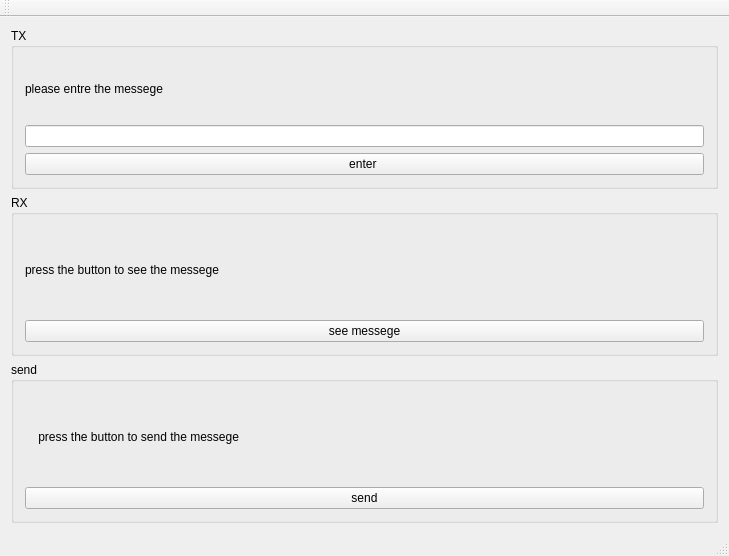
<?xml version="1.0" encoding="UTF-8"?>
<ui version="4.0">
 <class>MainWindow</class>
 <widget class="QMainWindow" name="MainWindow">
  <property name="geometry">
   <rect>
    <x>0</x>
    <y>0</y>
    <width>729</width>
    <height>556</height>
   </rect>
  </property>
  <property name="windowTitle">
   <string>MainWindow</string>
  </property>
  <widget class="QWidget" name="centralWidget">
   <layout class="QVBoxLayout" name="verticalLayout_4">
    <item>
     <widget class="QGroupBox" name="groupBox">
      <property name="title">
       <string>TX </string>
      </property>
      <layout class="QVBoxLayout" name="verticalLayout">
       <item>
        <widget class="QLabel" name="label_2">
         <property name="text">
          <string>please entre the messege</string>
         </property>
        </widget>
       </item>
       <item>
        <widget class="QLineEdit" name="lineEdit_string"/>
       </item>
       <item>
        <widget class="QPushButton" name="pushButton">
         <property name="text">
          <string>enter </string>
         </property>
        </widget>
       </item>
      </layout>
     </widget>
    </item>
    <item>
     <widget class="QGroupBox" name="groupBox_3">
      <property name="title">
       <string>RX</string>
      </property>
      <layout class="QVBoxLayout" name="verticalLayout_3">
       <item>
        <widget class="QLabel" name="label_4">
         <property name="text">
          <string>press the button to see the messege</string>
         </property>
        </widget>
       </item>
       <item>
        <widget class="QPushButton" name="pushButton_2_display">
         <property name="text">
          <string>see messege</string>
         </property>
        </widget>
       </item>
      </layout>
     </widget>
    </item>
    <item>
     <widget class="QGroupBox" name="groupBox_2">
      <property name="title">
       <string>send</string>
      </property>
      <layout class="QVBoxLayout" name="verticalLayout_2">
       <item>
        <widget class="QLabel" name="label_3">
         <property name="text">
          <string>    press the button to send the messege</string>
         </property>
        </widget>
       </item>
       <item>
        <widget class="QPushButton" name="pushButton_send">
         <property name="text">
          <string>send</string>
         </property>
        </widget>
       </item>
      </layout>
     </widget>
    </item>
   </layout>
  </widget>
  <widget class="QToolBar" name="mainToolBar">
   <attribute name="toolBarArea">
    <enum>TopToolBarArea</enum>
   </attribute>
   <attribute name="toolBarBreak">
    <bool>false</bool>
   </attribute>
  </widget>
  <widget class="QStatusBar" name="statusBar"/>
 </widget>
 <layoutdefault spacing="6" margin="11"/>
 <resources/>
 <connections/>
</ui>
